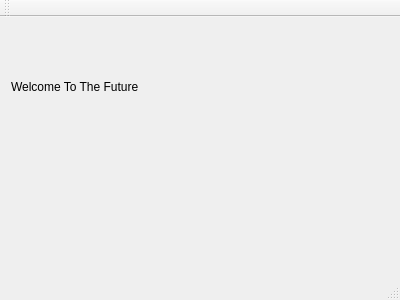
<?xml version="1.0" encoding="UTF-8"?>
<ui version="4.0">
 <class>MainWindow</class>
 <widget class="QMainWindow" name="MainWindow">
  <property name="geometry">
   <rect>
    <x>0</x>
    <y>0</y>
    <width>400</width>
    <height>300</height>
   </rect>
  </property>
  <property name="windowTitle">
   <string>MainWindow</string>
  </property>
  <widget class="QWidget" name="centralWidget">
   <layout class="QVBoxLayout" name="verticalLayout">
    <item>
     <widget class="QLabel" name="label">
      <property name="text">
       <string>Welcome To The Future</string>
      </property>
     </widget>
    </item>
    <item>
     <layout class="QHBoxLayout" name="horizontalLayout">
      <item>
       <widget class="CountedTextEdit" name="countedTextedit1" native="true"/>
      </item>
      <item>
       <widget class="CountedTextEdit" name="countedTextedit2" native="true"/>
      </item>
     </layout>
    </item>
   </layout>
  </widget>
  <widget class="QMenuBar" name="menuBar">
   <property name="geometry">
    <rect>
     <x>0</x>
     <y>0</y>
     <width>400</width>
     <height>19</height>
    </rect>
   </property>
  </widget>
  <widget class="QToolBar" name="mainToolBar">
   <attribute name="toolBarArea">
    <enum>TopToolBarArea</enum>
   </attribute>
   <attribute name="toolBarBreak">
    <bool>false</bool>
   </attribute>
  </widget>
  <widget class="QStatusBar" name="statusBar"/>
 </widget>
 <layoutdefault spacing="6" margin="11"/>
 <customwidgets>
  <customwidget>
   <class>CountedTextEdit</class>
   <extends>QWidget</extends>
   <header location="global">countedtextedit.h</header>
   <container>1</container>
  </customwidget>
 </customwidgets>
 <resources/>
 <connections/>
</ui>
